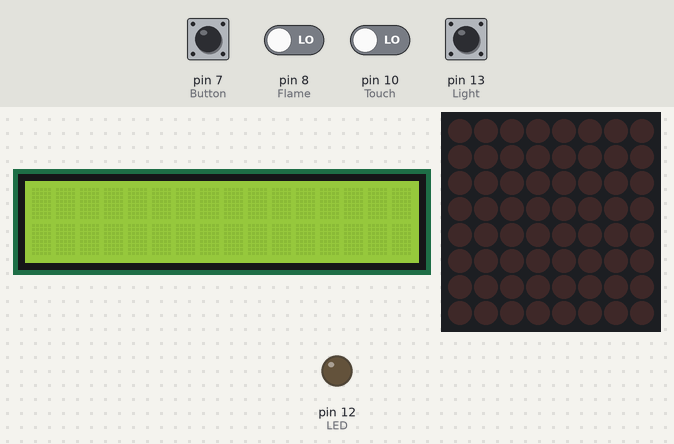
Simulated run of this program. Board: Raspberry Pi (header pin numbers). Parts: 16×2 character LCD, 8×8 LED matrix, output pins drawn as LEDs (lit = HIGH). The inputs (shaded band) are chosen by the test bench; at power-on: pin 7 (Button), pin 8 (Flame), pin 10 (Touch), pin 13 (Light) LOW. Random numbers come from a fixed seed; library files of the repository ran but are not shown: I2C_driver.py; what the program prints to the terminal is not drawn.

Above: at 1.4 s.
1.5 s: pin 8 (Flame) driven HIGH
At 3.0 s:
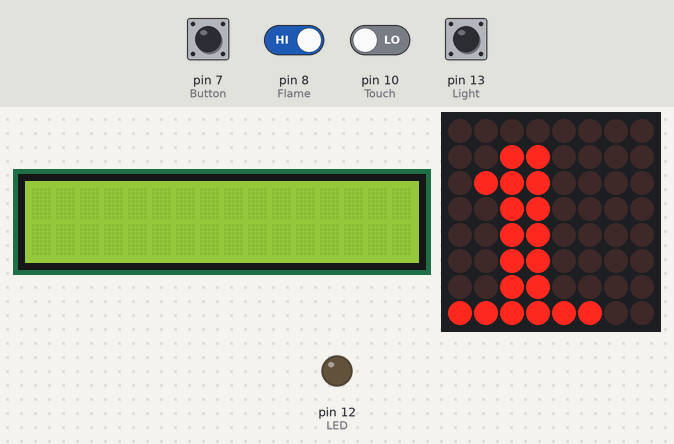
4.5 s: pin 7 (Button) pulled HIGH for 0.15 s
At 7.4 s:
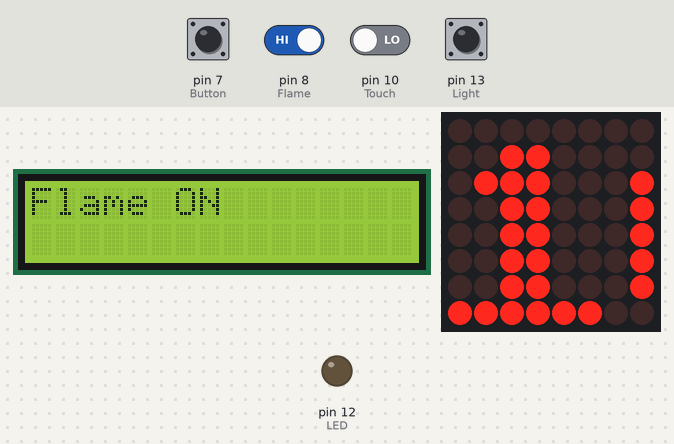
7.6 s: pin 8 (Flame) driven LOW and pin 10 (Touch) driven HIGH
10.6 s: pin 10 (Touch) driven LOW
13.6 s: pin 13 (Light) pulled HIGH for 0.15 s
At 16.5 s:
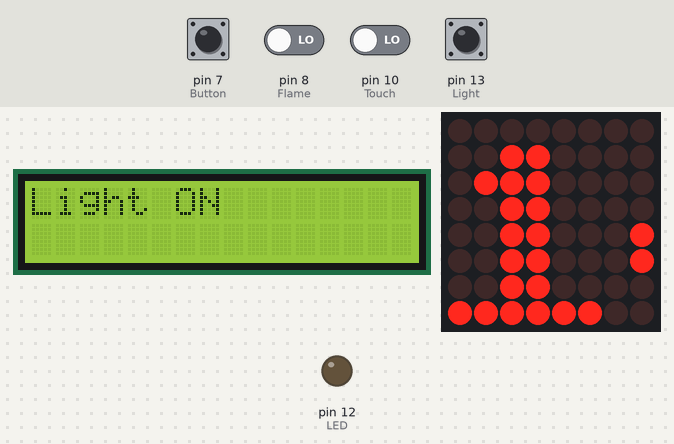
16.7 s: pin 10 (Touch) driven HIGH
At 19.8 s:
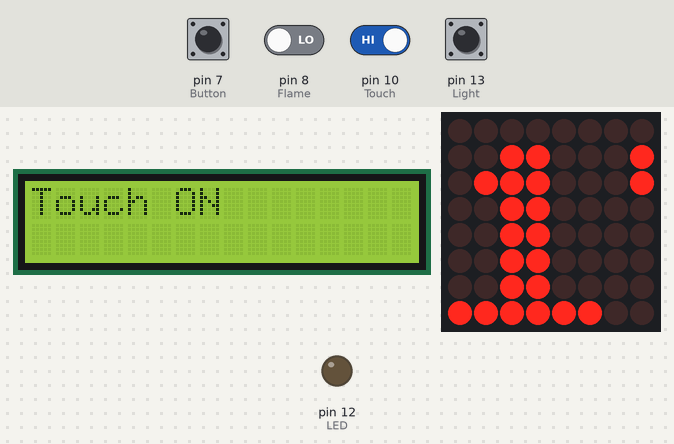
Timing chart, 0 to 20.3 s (numbered marks = the images above; inputs shaded):
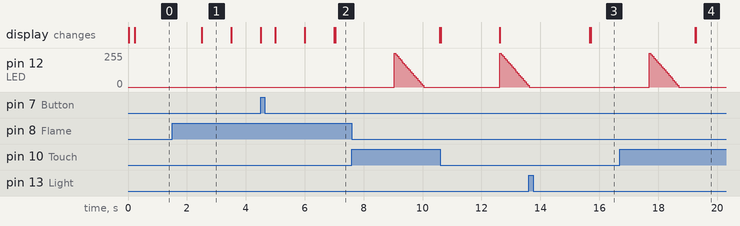

Measured:
- after the input at 1.5 s, the display: changes after 1.0 s (image 1)
- after the input at 13.6 s, the display: first changes after 2.1 s (image 3 shows a later state)
- after the input at 16.7 s, the display: first changes after 2.6 s (image 4 shows a later state)
- what the display in image 1 shows lasts 1.0 s, from 2.5 s to 3.5 s

The program:

sensor4_exam.py
```python
import RPi.GPIO as GPIO
import I2C_driver
import time
import random
from time import sleep, strftime
from datetime import datetime
from luma.core.interface.serial import spi, noop
from luma.core.render import canvas
from luma.core.virtual import viewport
from luma.led_matrix.device import max7219
from luma.core.legacy import text, show_message
from luma.core.legacy.font import proportional, CP437_FONT, LCD_FONT

mylcd = I2C_driver.lcd()
GPIO.setmode(GPIO.BOARD)
GPIO.setwarnings(False)

LED = 12
Touch = 10
Flame = 8
Light = 13
Button = 7

def main():

    #mylcd = rasp1012.lcd()
    GPIO.setup(Touch, GPIO.IN, pull_up_down=GPIO.PUD_DOWN)
    GPIO.setup(Flame, GPIO.IN, pull_up_down=GPIO.PUD_DOWN)
    GPIO.setup(Light, GPIO.IN, pull_up_down=GPIO.PUD_DOWN)
    GPIO.setup(Button, GPIO.IN, pull_up_down=GPIO.PUD_DOWN)
    GPIO.setup(LED, GPIO.OUT)

    PWM_LED = GPIO.PWM(LED, 50)
    PWM_LED.start(0)

    serial = spi(port=0, device=0, gpio=noop())
    device = max7219(serial, width=8, height=8, block_orientation=0)
    print(device)
    device.contrast(100)
    virtual = viewport(device, width=8, height=8)

    n = 0
    listsum = 0
    list = []

    #show_message(device, 'Raspberry Pi MAX7219', fill="white", font=proportional(LCD_FONT), scroll_delay=0.08)

    while True:
        if (GPIO.input(Button) == GPIO.HIGH):
            n = random.randint(1, 3)
            list.append(n)
            listsum = sum(list)
            print("Button On", n)
            time.sleep(0.5)
            with canvas(virtual) as draw:
                text(draw, (0, 1), str(listsum) , fill="white", font=proportional(CP437_FONT))

            if listsum >= 10:
                mylcd.lcd_display_string("Button ON",1)
                time.sleep(2)
                mylcd.lcd_clear()

        if (GPIO.input(Touch) == GPIO.HIGH):
            n = random.randint(1, 3)
            list.append(n)
            listsum = sum(list)
            print("Touch ON", n)
            time.sleep(0.5)
            with canvas(virtual) as draw:
                text(draw, (0, 1), str(listsum) , fill="white", font=proportional(CP437_FONT))
            if listsum >= 10:
                mylcd.lcd_display_string("Touch ON",1)
                time.sleep(2)
                mylcd.lcd_clear()

        if (GPIO.input(Light) == GPIO.HIGH):
            n = random.randint(1, 3)
            list.append(n)
            listsum = sum(list)
            print("Light On", n)
            time.sleep(2)
            with canvas(virtual) as draw:
                text(draw, (0, 1), str(listsum) , fill="white", font=proportional(CP437_FONT))
            if listsum >= 10:
                mylcd.lcd_display_string("Light ON",1)
                time.sleep(2)

        if (GPIO.input(Flame) == GPIO.HIGH):
            n = random.randint(1, 3)
            list.append(n)
            listsum = sum(list)
            print("Flame ON", n)
            sleep(1)
            with canvas(virtual) as draw:
                text(draw, (0, 1), str(listsum) , fill="white", font=proportional(CP437_FONT))
            if listsum >= 10:
                mylcd.lcd_display_string("Flame ON",1)
                time.sleep(2)

        if listsum >= 10:
            for duty in range(100, -1, -5):
                PWM_LED.ChangeDutyCycle(duty)
                time.sleep(0.05)

                #time.sleep(0.5)
'''
        for _ in range(1):
            for intensity in range(16):
                device.contrast(intensity*16)
                sleep(0.1)
'''
if __name__ == '__main__':
    main()
```
